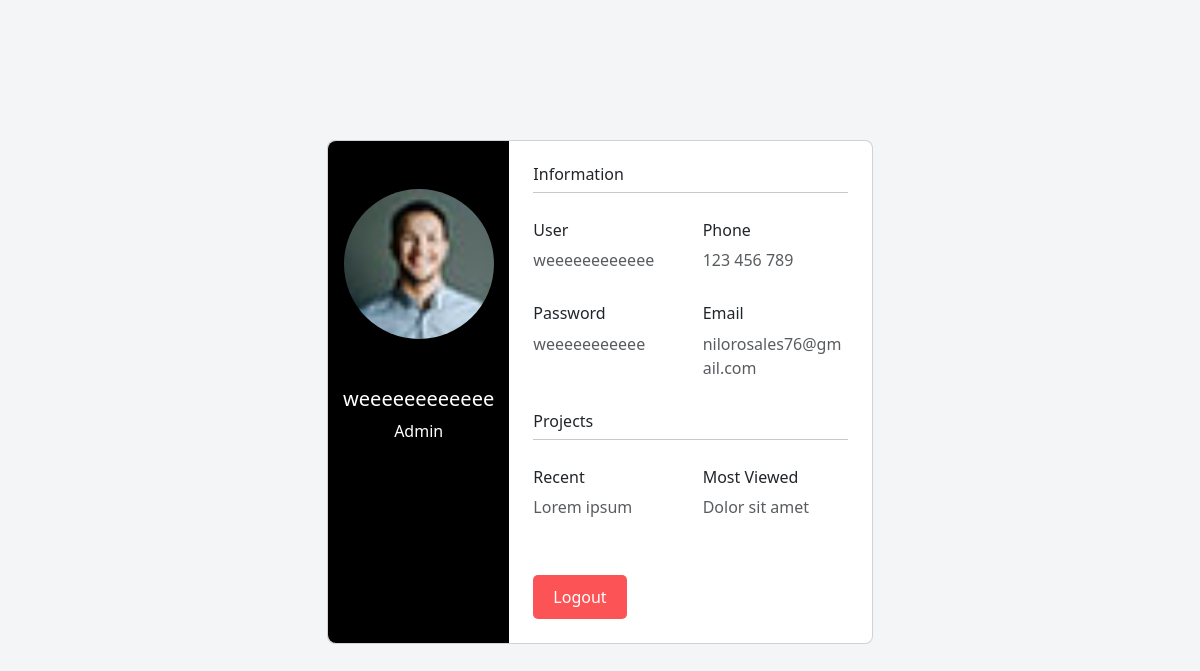
Page /z9profile.php (signed in) on the committed database.
### tables this page shows
CREATE TABLE `user` (
  `user_id` int(11) NOT NULL,
  `username` varchar(255) NOT NULL,
  `password` varchar(255) NOT NULL,
  `email` varchar(255) NOT NULL,
  `state` enum('activo','eliminado') DEFAULT 'activo'
);

### z9profile.php (the view, shortened to what this page needs)
<!DOCTYPE html>
<html lang="es">
<head>
    <link href="https://cdn.jsdelivr.net/npm/bootstrap@5.3.2/dist/css/bootstrap.min.css" rel="stylesheet">
</head>
<body>
<section class="vh-100" style="background-color: #f4f5f7;">
  <div class="container py-5 h-100">
    <div class="row d-flex justify-content-center align-items-center h-100">
      <div class="col col-lg-6 mb-4 mb-lg-0">
        <div class="card mb-3" style="border-radius: .5rem;">
          <div class="row g-0">
            <div class="col-md-4 gradient-custom text-center text-white"
              style="border-top-left-radius: .5rem; border-bottom-left-radius: .5rem;">
              <img src="img/user.jpg" alt="Avatar" class="img-fluid my-5 profile-image">
              <h5><?php
                                    include 'sistem/data_base/conn.php';
                                    if (isset($_SESSION['user_id'])) {
                                        $userId = $_SESSION['user_id'];
                                        $sql = "SELECT username FROM user WHERE user_id = $userId";
                                        $result = mysqli_query($conn, $sql);
                                        if ($result) {
                                            $row = mysqli_fetch_assoc($result);
                                            $username = $row['username'];
                                            echo $username;
                                        } else {
                                            echo "Error al ejecutar la consulta: " . mysqli_error($conn);
                                        }
                                    } else {
                                        header("Location: index.html");
                                        exit();
                                    }
                                    ?></h5>
              <p>Admin</p>
            </div>
            <div class="col-md-8">
              <div class="card-body p-4">
                <h6>Information</h6>
                <hr class="mt-0 mb-4">
                <div class="row pt-1">
                  <div class="col-6 mb-3">
                    <h6>User</h6>
                    <p class="text-muted"><?php
                                    include 'sistem/data_base/conn.php';
                                    if (isset($_SESSION['user_id'])) {
                                        $userId = $_SESSION['user_id'];
                                        $sql = "SELECT username FROM user WHERE user_id = $userId";
                                        $result = mysqli_query($conn, $sql);
                                        if ($result) {
                                            $row = mysqli_fetch_assoc($result);
                                            $username = $row['username'];
                                            echo $username;
                                        } else {
                                            echo "Error al ejecutar la consulta: " . mysqli_error($conn);
                                        }
                                    } else {
                                        header("Location: index.html");
                                        exit();
                                    }
                                    ?></p>
                  </div>
                  <div class="col-6 mb-3">
                    <h6>Phone</h6>
                    <p class="text-muted">123 456 789</p>
                  </div>
                  <div class="col-6 mb-3">
                    <h6>Password</h6>
                    <p class="text-muted"><?php
                                    include 'sistem/data_base/conn.php';
                                    if (isset($_SESSION['user_id'])) {
                                        $userId = $_SESSION['user_id'];
                                        $sql = "SELECT password FROM user WHERE user_id = $userId";
                                        $result = mysqli_query($conn, $sql);
                                        if ($result) {
                                            $row = mysqli_fetch_assoc($result);
                                            $username = $row['password'];
                                            echo $username;
                                        } else {
                                            echo "Error al ejecutar la consulta: " . mysqli_error($conn);
                                        }
                                    } else {
                                        header("Location: index.html");
                                        exit();
                                    }
                                    ?></p></p>
                  </div>
                  <div class="col-6 mb-3">
                    <h6>Email</h6>
                    <p class="text-muted"><?php
                                    include 'sistem/data_base/conn.php';
                                    if (isset($_SESSION['user_id'])) {
                                        $userId = $_SESSION['user_id'];
                                        $sql = "SELECT email FROM user WHERE user_id = $userId";
                                        $result = mysqli_query($conn, $sql);
                                        if ($result) {
                                            $row = mysqli_fetch_assoc($result);
                                            $username = $row['email'];
                                            echo $username;
                                        } else {
                                            echo "Error al ejecutar la consulta: " . mysqli_error($conn);
                                        }
                                    } else {
                                        header("Location: index.html");
                                        exit();
                                    }
                                    ?></p>
                  </div>
                </div>
                <h6>Projects</h6>
                <hr class="mt-0 mb-4">
                <div class="row pt-1">
                  <div class="col-6 mb-3">
                    <h6>Recent</h6>
                    <p class="text-muted">Lorem ipsum</p>
                  </div>
                  <div class="col-6 mb-3">
                    <h6>Most Viewed</h6>
                    <p class="text-muted">Dolor sit amet</p>
                  </div>
                </div>
                <div class="d-flex justify-content-start">
                  <a href="#!"><i class="fab fa-facebook-f fa-lg me-3"></i></a>
                  <a href="#!"><i class="fab fa-twitter fa-lg me-3"></i></a>
                </div>
                <a href="z0logout.php" class="logout-button">Logout</a>
              </div>
            </div>
          </div>
        </div>
      </div>
    </div>
  </div>
</section>
</body>
</html>

### z9profile.php (style rules this page uses)
body { background-color: black !important; }
.logout-button { display: inline-block; padding: 10px 20px; background-color: #fc5356; color: white; text-decoration: none; border-radius: 5px; transition: background-color 0.3s ease; }
.gradient-custom { background: black !important; background: -webkit-linear-gradient(to right bottom, rgba(246, 211, 101, 1), rgba(253, 160, 133, 1)); background: linear-gradient(to right bottom, rgba(246, 211, 101, 1), rgba(253, 160, 133, 1)) }
.profile-image { width: 150px; height: 150px; border-radius: 50%; overflow: hidden; }

### rows in the picture
user: username "weeeeeeeeeeee", password "weeeeeeeeeee", email "nilorosales76@gmail.com"
